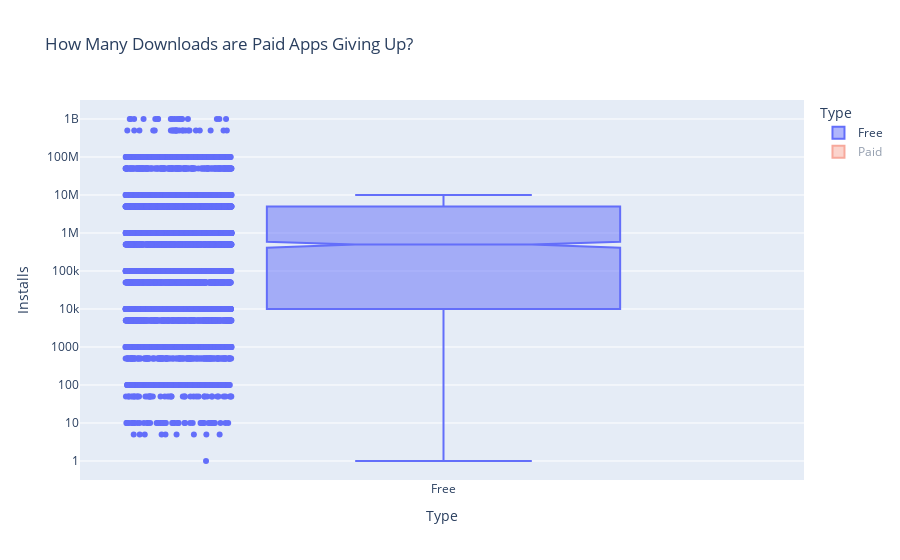

Source (notebook cell):
### Code cell
box = px.box(df_apps_clean,
             y='Installs',
             x='Type',
             color='Type',
             notched=True,
             points='all',
             title='How Many Downloads are Paid Apps Giving Up?')
 
box.update_layout(yaxis=dict(type='log'))
 
box.show()

### Figure 1 — Plotly figure (JSON) as saved in the notebook; plotly's stock layout.template omitted (floating-point values rounded to 4 significant figures; data arrays with more than 128 entries replaced by an {"elided": "..."} marker saying what was removed)
{"data": [{"alignmentgroup": "True", "boxpoints": "all", "hovertemplate": "Type=%{x}<br>Installs=%{y}<extra></extra>", "legendgroup": "Free", "marker": {"color": "#636efa"}, "name": "Free", "notched": true, "offsetgroup": "Free", "orientation": "v", "showlegend": true, "type": "box", "x": {"elided": "7595 str values"}, "x0": " ", "xaxis": "x", "y": {"elided": "7595 int values"}, "y0": " ", "yaxis": "y"}, {"alignmentgroup": "True", "boxpoints": "all", "hovertemplate": "Type=%{x}<br>Installs=%{y}<extra></extra>", "legendgroup": "Paid", "marker": {"color": "#EF553B"}, "name": "Paid", "notched": true, "offsetgroup": "Paid", "orientation": "v", "showlegend": true, "type": "box", "visible": "legendonly", "x": {"elided": "604 str values"}, "x0": " ", "xaxis": "x", "y": {"elided": "604 int values"}, "y0": " ", "yaxis": "y"}], "layout": {"autosize": true, "boxmode": "overlay", "legend": {"title": {"text": "Type"}, "tracegroupgap": 0}, "title": {"text": "How Many Downloads are Paid Apps Giving Up?"}, "xaxis": {"anchor": "y", "autorange": true, "categoryarray": ["Free", "Paid"], "categoryorder": "array", "domain": [0, 1], "range": [-0.5033, 0.5], "title": {"text": "Type"}, "type": "category"}, "yaxis": {"anchor": "x", "autorange": true, "domain": [0, 1], "range": [-0.5, 9.5], "title": {"text": "Installs"}, "type": "log"}}}
